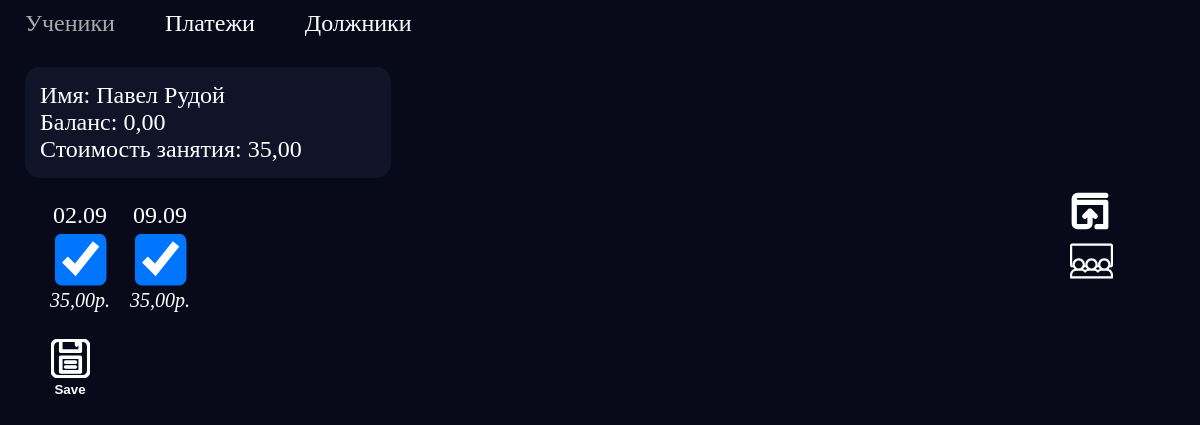
Page /10/ on the committed database.
### log/models.py (models this page shows, shortened)
class Student(models.Model):
    first_name = models.CharField(max_length=30, default='', verbose_name='First name')
    last_name = models.CharField(max_length=30, default='', verbose_name='Last name')
    balance = models.DecimalField(max_digits=6, decimal_places=2, verbose_name='Balance')
    class_cost = models.DecimalField(max_digits=4, decimal_places=2, verbose_name='Class cost')
    phone = models.CharField(max_length=13)
    active = models.BooleanField(default=True)

class Lesson(models.Model):
    date = models.DateField(default=datetime.date.today())
    student = models.ForeignKey(Student, on_delete=models.CASCADE)
    start_time = models.TimeField(verbose_name="Start time")
    end_time = models.TimeField(verbose_name="End time")
    state = models.BooleanField(default=False)
    amount = models.DecimalField(max_digits=4, decimal_places=2, blank=True, null=True)

### log/views.py (the view)
# urls.py: path('<int:pk>/', views.StudentView.as_view(), name='student'),
class StudentView(generic.DetailView):
    model = Student
    template_name = 'log/student.html'

### log/templates/log/student.html
{% extends "log/base.html" %}
{% load static %}
{% block content %}
<div class="content" data-id="{{student.id}}" >
    <div class="content-left">
            <ul class="info">
            <li>Имя: {{student.first_name}} {{ student.last_name }}</li>
            <li>Баланс: {{ student.balance }}</li>
            <li>Стоимость занятия: {{ student.class_cost }}</li>
        </ul>
        {% include "log/log.html" %}
    </div>
    <div class="content-menu">
        <ul>
            <li><button id="add_payment_button" onclick="show_payment_form()">Добавить платёж</button></li>
            <li><button id="add_lesson_button" onclick="show_lesson_form()">Добавить занятие</button></li>
        </ul>
    </div>
</div>
{% endblock %}

### log/templates/log/log.html (shortened to what this page needs)
<div class="log">
    <ul class="log-list">
        {% for lesson in student.lesson_set.all %}
        <li>
            <div class="lesson">
                <div class="lesson-date">{{ lesson.date|date:"d.m" }}</div>
                <input type="checkbox" class="checkbox" value="{{ lesson.id }}" name="lesson" {% if lesson.state %}checked{% endif %} data-state="{{lesson.state}}">
                <div class="lesson-amount">{{lesson.amount}}р.</div>
            </div>
        </li>
        {% endfor %}
    </ul>
    <div class="log-control">
        <ul class="log-control-buttons">
            <li><button class="save-button" onclick="save_changes()">Save</button></li>
        </ul>
    </div>
</div>

### log/static/log/style.css (style rules this page uses)
li { list-style-type: none; }
button#add_lesson_button, #add_payment_button { background-color: #fff0; color: #fff0; border: none; background-position: center; background-size: 35%; background-repeat: no-repeat; cursor: pointer; height: 100%; }
#add_payment_button { background-image: url('images/topup.svg'); }
#add_lesson_button { background-image: url('images/lesson.svg'); }
.info { margin: 20px 25px; padding: 15px; background-color: #111429; display: flex; flex-direction: column; width: 35%; border-radius: 15px; }
ul.log-list { display: flex; max-width: 80%; overflow-y: hidden; overflow-x: overlay; scrollbar-color: #fff #080A19; scrollbar-width: thin; }
ul.log-list li { padding: 0 10px; }
.lesson { display: flex; flex-direction: column; align-items: center; justify-content: space-between; min-height: 110px; position: relative; }
.lesson input.checkbox { transform: scale(4); cursor: pointer; }
.lesson-amount { font-size: 20px; font-weight: 100; font-style: italic; }
button.save-button { background-image: url('images/save.svg'); background-color: #ff980000; border: none; background-position: center 15%; background-size: 65%; background-repeat: no-repeat; width: 60px; height: 60px; color: #fff; font-weight: bold; line-height: 8; cursor: pointer; }
.content { display: flex; flex-direction: row; justify-content: space-between; align-items: center; }
.content-left { width: 80%; }
.content-menu { padding: 15px 30px; width: 15%; }
.content-menu ul li { height: 40px; padding: 5px 0; }

### rows in the picture
Student: first_name "Павел", last_name "Рудой", balance "0,00", class_cost "35,00"
Lesson: date "02.09", state "☑", amount "35,00"
Lesson: date "09.09", state "☑", amount "35,00"
